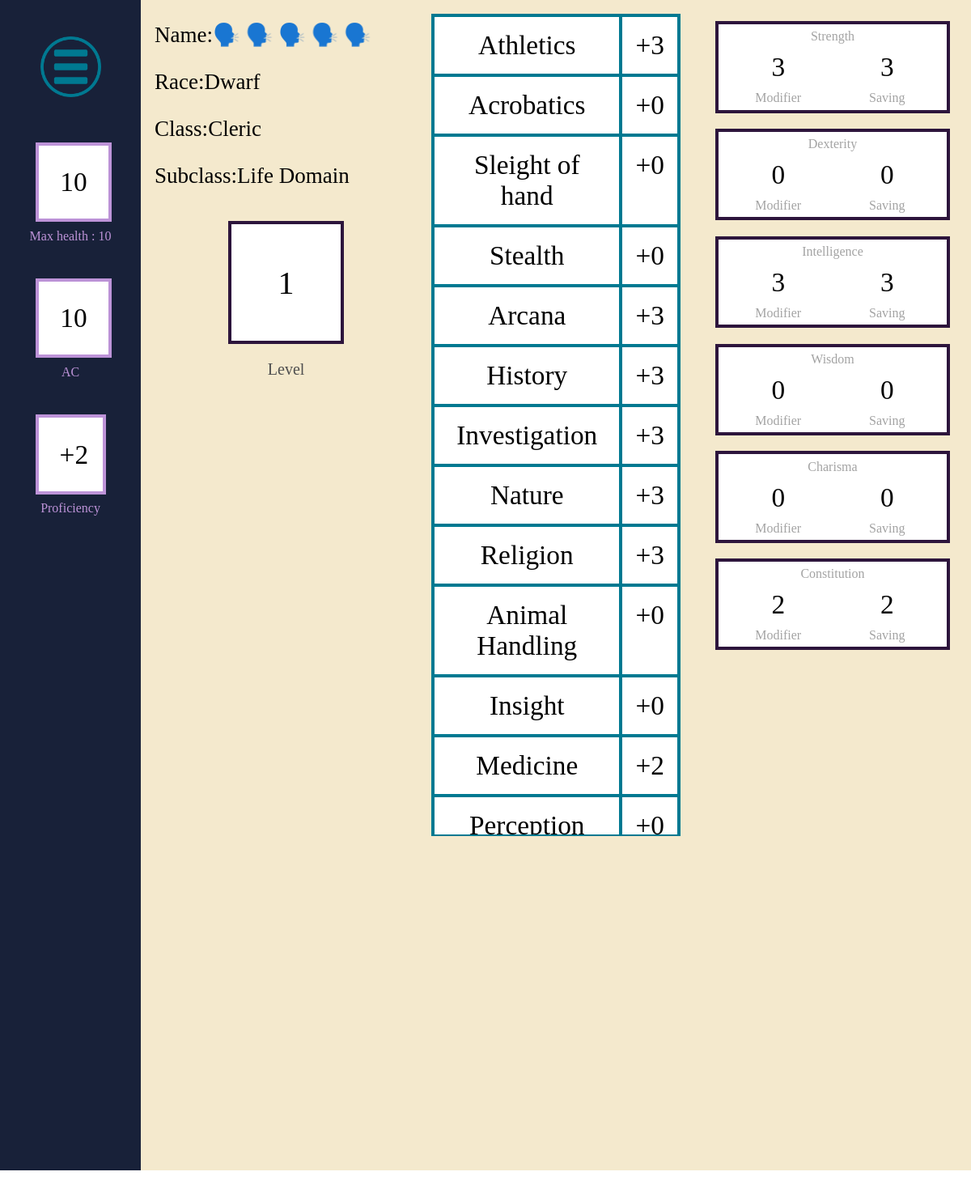
/character/58 (signed in), run on the app's committed database.
### tables this page shows
CREATE TABLE "Character" (Character_Id INTEGER PRIMARY KEY AUTOINCREMENT, Name TEXT, Race INT REFERENCES Race (Race_Id), Class INT REFERENCES Class (Class_Id), Level Type, Background INT REFERENCES Background (Background_Id), HP INT, AC INT, Stats Text, Proficiencies TEXT, Speed INT, Notes TEXT, Current_HP INT, `Subclass` INTEGER REFERENCES `Subclass`(`Subclass_Id`), "User_Id" INTEGER REFERENCES "User"(`User_Id`), FOREIGN KEY (Class) REFERENCES Class (Class_Id), FOREIGN KEY (Background) REFERENCES Background (Background_Id));

CREATE TABLE "Race" (Race_Id INTEGER PRIMARY KEY AUTOINCREMENT, Name TEXT, Speed TEXT, ASI TEXT, Languages TEXT, Proficiencies TEXT);

CREATE TABLE Class (Class_Id INTEGER PRIMARY KEY AUTOINCREMENT, Name TEXT, HpDie TEXT, Proficiencies TEXT);

CREATE TABLE Subclass (Subclass_Id INTEGER PRIMARY KEY AUTOINCREMENT, Name TEXT, Class INT REFERENCES Class (Class_Id), FOREIGN KEY (Class) REFERENCES Class (Class_Id));

### routes.py (the view)
@app.route('/character/<id>')
def character_main(id):
    conn = sqlite3.connect(db)
    cur = conn.cursor()
    character_data = get_from_character(cur, id)
    if character_data is None:
        abort(404)
    elif ('user_id' not in session) or character_data[14] != session['user_id']:
        abort(403)
    resetSession()
    cur.execute('SELECT Name FROM Race WHERE Race_Id = ?',
                (character_data[2],))
    race = cur.fetchone()
    cur.execute('SELECT Name FROM Class WHERE Class_Id = ?',
                (character_data[3],))
    classC = cur.fetchone()
    cur.execute('SELECT Name FROM Subclass WHERE Subclass_Id = ?',
                (character_data[13],))
    subclass = cur.fetchone()
    proficiencies = character_data[9].split(',')
    stats = list(map(int, character_data[8].split(',')))
    prof_bonus = ((character_data[4]-1)//4)+2
    i = 0
    skillBonus = []
    stat_data = []
    while (i < 6):
        stat_abilities = skills[i]
        mod = floor((stats[i]-10)//2)
        if (proficiencies.count(stat_names[i]) != 0):
            stat_data.append([stat_names[i], mod, mod+prof_bonus])
        else:
            stat_data.append([stat_names[i], mod, mod])
        for ability in stat_abilities:
            skillBonus.append((ability, mod +
                               (proficiencies.count(ability)) * prof_bonus))
        i += 1
    values_to_list = [character_data[1], race[0], classC[0]]
    values_category = ["Name", "Race", "Class"]
    other_values = [id, character_data[6], character_data[12],
                    character_data[7], prof_bonus,
                    character_data[14], character_data[3], character_data[4]]
    if (character_data[13] != 1):
        values_to_list.append(subclass[0])
        values_category.append("Subclass")
    return render_template('CharacterMain.html', character=values_to_list,
                           skillData=skillBonus, other_values=other_values,
                           statData=stat_data,
                           characterCategories=values_category)

### routes.py (called while the page is built)
def resetSession():
    if 'user_id' in session:
        placeholder = session['user_id']
    else:
        placeholder = None
    session.clear()
    collect()
    if placeholder is not None:
        session['user_id'] = placeholder

def get_from_character(cur, id):
    cur.execute('SELECT * FROM Character WHERE Character_Id = ?', (id,))
    character_data = cur.fetchone()
    return character_data

### templates/CharacterMain.html
{% extends 'sheetLayout.html' %}
{% block content %}
<div class="character_main">
    <div class="character_info_list">
        {% for i in range(character|length) %}
        <P>{{characterCategories[i]}}:{{character[i]}}</P>
        {%endfor%}
        <div style = "text-align: center; width: 100%;">
            <p class="level_info" style="font-size: 40px; margin-bottom: 2%;">{{other_values[7]}}</p>
            <p style="color: rgb(79, 79, 79); font-size: 20px;">Level</p>
        </div>
    </div>
    <div class="skill_mod_grid">
        {% for skill in skillData %}
        <div class="skill_mod">
            {{skill[0]}}
        </div>
        <div class="skill_mod">
            {% if skill[1] >= 0 %}
                +{{skill[1]}}
            {% else %}
                {{skill[1]}}
            {% endif%}
        </div>
        {%endfor%}
    </div>
    <div class="stat_mod_grid">
        {% for stat in statData %}
        <div class="stat_mod">
            {{stat[0]}}
            <div class = "stat_data">
                <div class = "stat_num">{{stat[1]}}</div>
                <div class = "stat_num">{{stat[2]}}</div>
                <div>Modifier</div>
                <div>Saving</div>
            </div>
        </div>
        {%endfor%}
    </div>
</div>
{% endblock %}

### static/styles.css (style rules this page uses)
body { margin: 0px; height: 70vw; }
.character_main { display: grid; grid-template-columns: 1fr 1fr 1fr; text-align: center; }
.skill_mod_grid { border: 2px solid #007991; background-color: white; font-size: 25pt; display: grid; grid-template-columns: 4fr 1fr; margin: 5%; height: 70%; overflow-y: scroll; overflow-x: hidden; }
.skill_mod { border: 2px solid #007991; padding:1pc; }
.stat_mod_grid { display: grid; grid-template-rows: 1fr 1fr 1fr 1fr 1fr 1fr; margin: 5%; height: 50%; }
.stat_mod { border: 4px solid #2d153c; padding: 2%; margin: 3%; background-color: white; color: #A3A3A3; height: 70%; }
.stat_data { display: grid; grid-template-columns: 1fr 1fr; }
.stat_num { padding: 10px; font-size: 25pt; color: black; }
.character_info_list { font-size: 27px; text-align: left; margin-left: 5%; }
.level_info { background-color: white; padding: 15%; border: 4px solid #2d153c; margin-left: 28%; margin-right: 28%; }

### data on the page
Character: Name "🗣️ 🗣️ 🗣️ 🗣️ 🗣️"
Race: Name "Dwarf"
Class: Name "Cleric"
Subclass: Name "Life Domain"

### other printed values
{{ other_values[1] }} "10"
{{ other_values[4] }} "2"
{{ characterCategories[i] }} "Name" "Race" "Class" "Subclass"
{{ other_values[7] }} "1"
{{ skill[0] }} "Athletics" "Acrobatics" "Sleight of hand" "Stealth" "Arcana" "History" "Investigation" "Nature" "Religion" "Animal Handling" "Insight" "Medicine" "Perception"
{{ skill[1] }} "3" "0" "0" "0" "3" "3" "3" "3" "3" "0" "0" "2" "0"
{{ stat[0] }} "Strength" "Dexterity" "Intelligence" "Wisdom" "Charisma" "Constitution"
{{ stat[1] }} "3" "0" "3" "0" "0" "2"
{{ stat[2] }} "3" "0" "3" "0" "0" "2"
